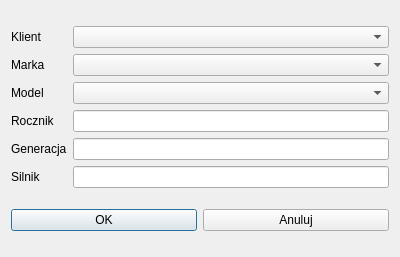
<?xml version="1.0" encoding="UTF-8"?>
<ui version="4.0">
 <class>CarDialog</class>
 <widget class="QDialog" name="CarDialog">
  <property name="geometry">
   <rect>
    <x>0</x>
    <y>0</y>
    <width>400</width>
    <height>257</height>
   </rect>
  </property>
  <property name="windowTitle">
   <string>Dialog</string>
  </property>
  <layout class="QVBoxLayout" name="verticalLayout">
   <item>
    <layout class="QGridLayout" name="gridLayout">
     <item row="0" column="0">
      <widget class="QLabel" name="LLclient">
       <property name="text">
        <string>Klient</string>
       </property>
      </widget>
     </item>
     <item row="1" column="0">
      <widget class="QLabel" name="LLbrand">
       <property name="text">
        <string>Marka</string>
       </property>
      </widget>
     </item>
     <item row="8" column="0">
      <widget class="QLabel" name="LLengine">
       <property name="text">
        <string>Silnik</string>
       </property>
      </widget>
     </item>
     <item row="2" column="0">
      <widget class="QLabel" name="LLmodel">
       <property name="text">
        <string>Model</string>
       </property>
      </widget>
     </item>
     <item row="3" column="0">
      <widget class="QLabel" name="LLyear">
       <property name="text">
        <string>Rocznik</string>
       </property>
      </widget>
     </item>
     <item row="5" column="0">
      <widget class="QLabel" name="LLgeneration">
       <property name="text">
        <string>Generacja</string>
       </property>
      </widget>
     </item>
     <item row="5" column="1">
      <widget class="QLineEdit" name="LEgeneration"/>
     </item>
     <item row="8" column="1">
      <widget class="QLineEdit" name="LEengine">
       <property name="text">
        <string/>
       </property>
      </widget>
     </item>
     <item row="2" column="1">
      <widget class="QComboBox" name="CBmodel"/>
     </item>
     <item row="1" column="1">
      <widget class="QComboBox" name="CBbrand"/>
     </item>
     <item row="0" column="1">
      <widget class="QComboBox" name="CBclient"/>
     </item>
     <item row="3" column="1">
      <widget class="QLineEdit" name="LEyear"/>
     </item>
    </layout>
   </item>
   <item>
    <layout class="QHBoxLayout" name="horizontalLayout">
     <item>
      <widget class="QPushButton" name="PBok">
       <property name="text">
        <string>OK</string>
       </property>
      </widget>
     </item>
     <item>
      <widget class="QPushButton" name="PBanuluj">
       <property name="text">
        <string>Anuluj</string>
       </property>
      </widget>
     </item>
    </layout>
   </item>
  </layout>
 </widget>
 <tabstops>
  <tabstop>CBclient</tabstop>
  <tabstop>CBbrand</tabstop>
  <tabstop>CBmodel</tabstop>
  <tabstop>LEyear</tabstop>
  <tabstop>LEgeneration</tabstop>
  <tabstop>LEengine</tabstop>
  <tabstop>PBok</tabstop>
  <tabstop>PBanuluj</tabstop>
 </tabstops>
 <resources/>
 <connections/>
</ui>
